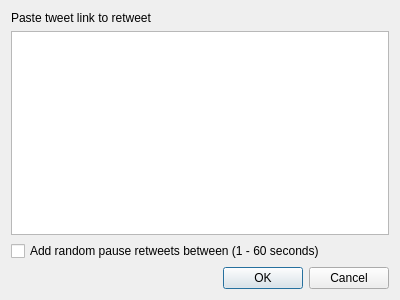
<?xml version="1.0" encoding="UTF-8"?>
<ui version="4.0">
 <class>retweetDialog</class>
 <widget class="QDialog" name="retweetDialog">
  <property name="geometry">
   <rect>
    <x>0</x>
    <y>0</y>
    <width>400</width>
    <height>300</height>
   </rect>
  </property>
  <property name="minimumSize">
   <size>
    <width>400</width>
    <height>300</height>
   </size>
  </property>
  <property name="windowTitle">
   <string>Retweet</string>
  </property>
  <property name="windowIcon">
   <iconset>
    <normaloff>twitter.png</normaloff>twitter.png</iconset>
  </property>
  <layout class="QVBoxLayout" name="verticalLayout">
   <item>
    <widget class="QLabel" name="retweetLabel">
     <property name="text">
      <string>Paste tweet link to retweet </string>
     </property>
    </widget>
   </item>
   <item>
    <widget class="QTextEdit" name="rtText"/>
   </item>
   <item>
    <widget class="QCheckBox" name="pauseCheckBox">
     <property name="text">
      <string>Add random pause retweets between (1 - 60 seconds) </string>
     </property>
    </widget>
   </item>
   <item>
    <widget class="QDialogButtonBox" name="buttonBox">
     <property name="orientation">
      <enum>Qt::Horizontal</enum>
     </property>
     <property name="standardButtons">
      <set>QDialogButtonBox::Cancel|QDialogButtonBox::Ok</set>
     </property>
    </widget>
   </item>
  </layout>
 </widget>
 <resources/>
 <connections>
  <connection>
   <sender>buttonBox</sender>
   <signal>accepted()</signal>
   <receiver>retweetDialog</receiver>
   <slot>accept()</slot>
   <hints>
    <hint type="sourcelabel">
     <x>248</x>
     <y>254</y>
    </hint>
    <hint type="destinationlabel">
     <x>157</x>
     <y>274</y>
    </hint>
   </hints>
  </connection>
  <connection>
   <sender>buttonBox</sender>
   <signal>rejected()</signal>
   <receiver>retweetDialog</receiver>
   <slot>reject()</slot>
   <hints>
    <hint type="sourcelabel">
     <x>316</x>
     <y>260</y>
    </hint>
    <hint type="destinationlabel">
     <x>286</x>
     <y>274</y>
    </hint>
   </hints>
  </connection>
 </connections>
</ui>
